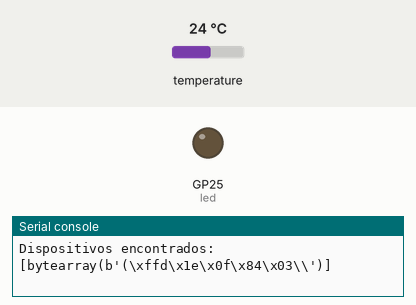
Recording of a program running on a simulated Raspberry Pi Pico running MicroPython. On the bench: output pins drawn as LEDs (lit = HIGH), the last lines printed to the serial console. The test bench sets the inputs (shaded band); at power-on: temperature 24 °C. WiFi joins after 1.5 s; requests to the public web service named in the program get a made-up reply in its usual format after 0.4 s (London, UTC, broken clouds, 64 % humidity, 1013 hPa unless stated).

Above: at 2.4 s.
At 19.1 s:
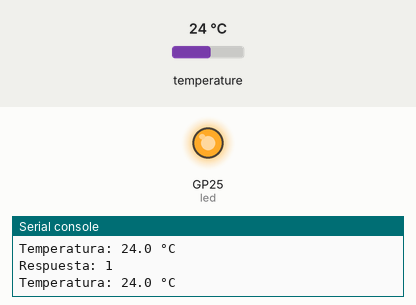
Timing chart, 0 to 23.0 s (numbered marks = the images above):
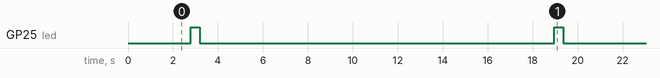

The program:

main.py
```python
import network
import time
import urequests
from machine import Pin
import onewire, ds18x20

wlan = network.WLAN(network.STA_IF)
wlan.active(True)

ssid = 'fogel'
password = '123456789'
wlan.connect(ssid, password)

while not wlan.isconnected():
    print("Conectando...")
    time.sleep(1)

print("Detalles de conexión:", wlan.ifconfig())

API_KEY = "F3JXY98XMVNZEU9S"

pin_ds18b20 = Pin(0)
ds_sensor = ds18x20.DS18X20(onewire.OneWire(pin_ds18b20))
roms = ds_sensor.scan()
print("Dispositivos encontrados:", roms)

led = Pin("LED", Pin.OUT)

def enviar_dato(valor):
    url = f"https://api.thingspeak.com/update?api_key={API_KEY}&field1={valor}"
    try:
        led.on()
        respuesta = urequests.get(url)
        print("Respuesta:", respuesta.text)
        respuesta.close()
    except Exception as e:
        print("Error al enviar:", e)
    finally:
        led.off()

def leer_temperatura():
    ds_sensor.convert_temp()
    time.sleep_ms(750)
    for rom in roms:
        temp = ds_sensor.read_temp(rom)
        print(f"Temperatura: {temp} °C")
        return temp

while True:
    temperatura = leer_temperatura()
    enviar_dato(temperatura)
    time.sleep(15)
```

Measured:
- by itself, GP25 (led): alternates HIGH for 0.40 s and LOW for 15.8 s
